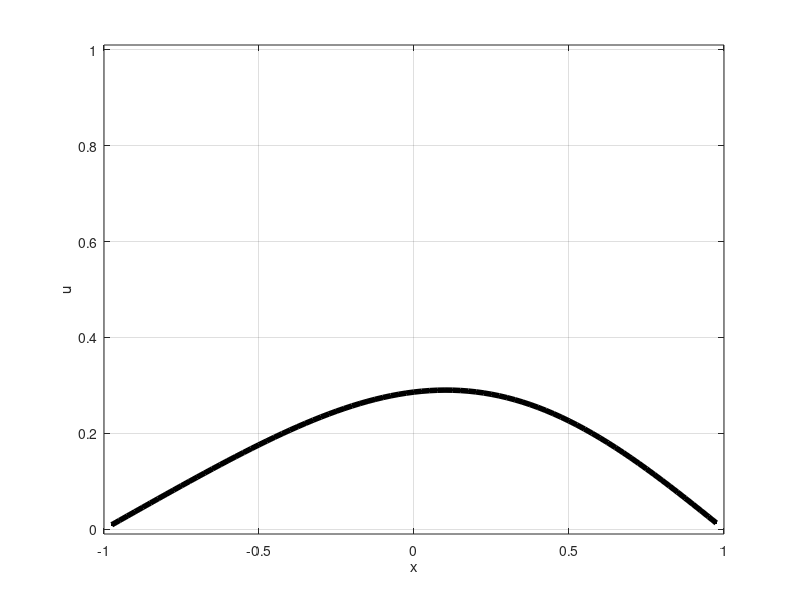

Here is the MATLAB script that generated this plot:
% explicit solution of heat eq  u_t = u_xx, u(-1)=u(1)=0.
% Method-of-lines version

% Grid and initial data:
h = .025;                    % space step
k = .4*h^2;                  % time step (try .4 -> .51!)
x = (-1+h:h:1-h)';           % grid
%x = (-1+h:h:1)';            % grid, for periodic
v = abs(x-0.2)<.3;           % initial data: square wave


figure(1); clf;
plt = plot(x, v, 'k.-', 'linewidth', 4);
axis([-1 1 -.01 1.01])
grid on
xlabel('x');  ylabel('u');

Tf = 0.25;
% adjust either final time or time-step to have integer steps
numsteps = ceil(Tf / k);
%k = Tf / numsteps
Tf = k*numsteps;

% Sparse matrix to execute finite difference operation:
N = length(x);
a = -2/h^2;
b = 1/h^2;
main = a*sparse(ones(N,1));
off  = b*sparse(ones(N-1,1));
L = diag(main) + diag(off,1) + diag(off,-1);
%L(1,end) = b; L(end,1) = b;  %  uncomment for periodic BCs

% Time-stepping:
for n=1:numsteps
  vnew = v + k*(L*v);      % Q: why brackets here?
  v = vnew;
  set(plt, 'ydata', v)
  drawnow
  %pause
end

